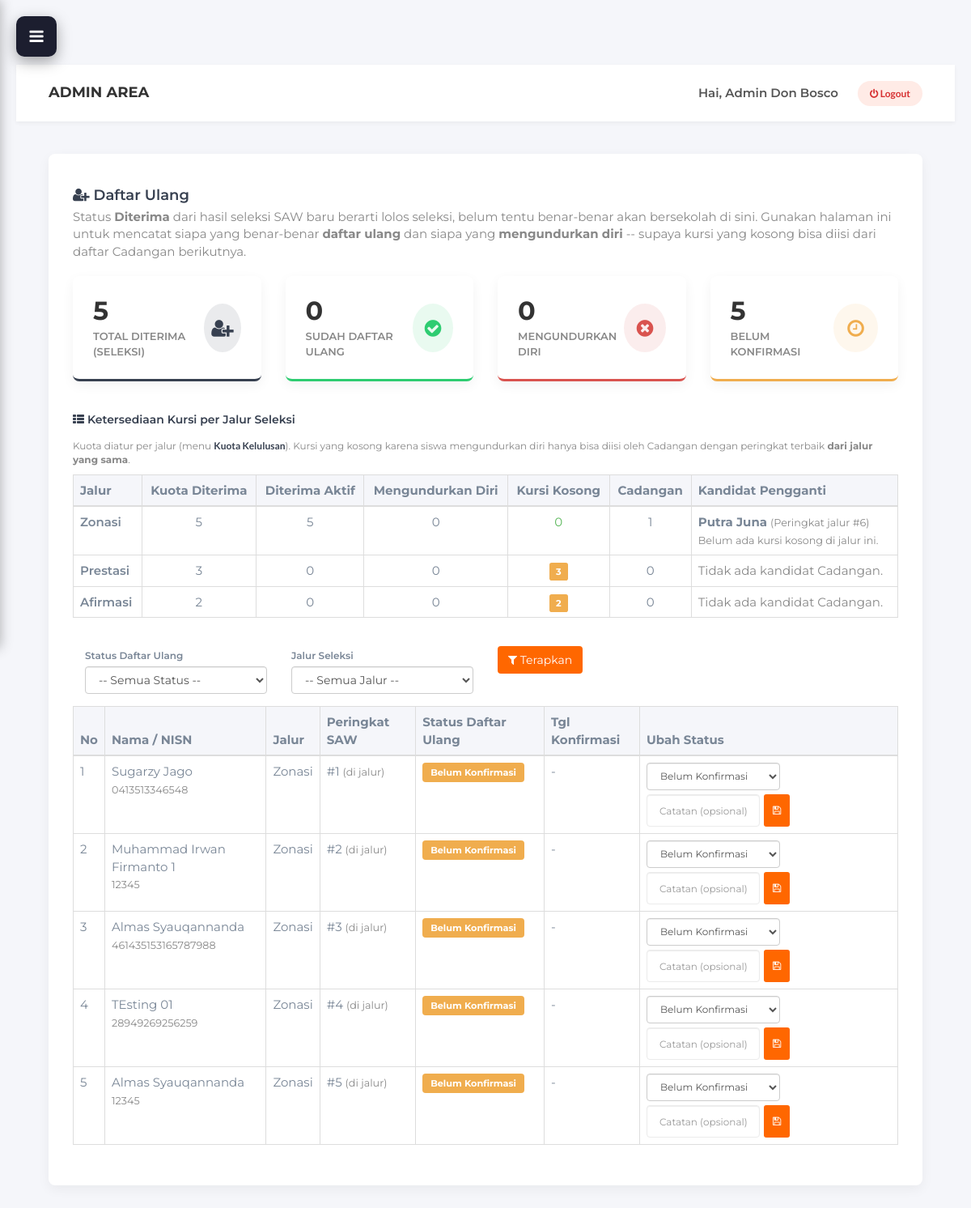
/admin/daftar_ulang.php (signed in), run on the app's committed database.
### tables this page shows
CREATE TABLE `nilai_tesmasuk` (
  `id_nilai_tes` int NOT NULL AUTO_INCREMENT,
  `id_pendaftar` int NOT NULL,
  `nilai_raport` float DEFAULT '0',
  `nilai_tes` float DEFAULT '0',
  `nilai_prestasi` float DEFAULT '0',
  `jarak_rumah` float DEFAULT '0',
  `nilai_akhir_saw` float DEFAULT NULL,
  `peringkat` int DEFAULT NULL,
  `peringkat_jalur` int DEFAULT NULL,
  `created_at` timestamp NOT NULL DEFAULT CURRENT_TIMESTAMP,
  PRIMARY KEY (`id_nilai_tes`),
  KEY `fk_nilai_pendaftar` (`id_pendaftar`),
  CONSTRAINT `fk_nilai_pendaftar` FOREIGN KEY (`id_pendaftar`) REFERENCES `pendaftar_ppdb` (`id_pendaftar`) ON DELETE CASCADE ON UPDATE CASCADE
);

CREATE TABLE `pendaftar_ppdb` (
  `id_pendaftar` int NOT NULL AUTO_INCREMENT,
  `no_registrasi` varchar(20) DEFAULT NULL,
  `nisn` varchar(20) NOT NULL,
  `nama_lengkap` varchar(100) NOT NULL,
  `tempat_lahir` varchar(50) NOT NULL,
  `tanggal_lahir` date NOT NULL,
  `jenis_kelamin` enum('Laki-Laki','Perempuan') NOT NULL,
  `agama` varchar(20) NOT NULL,
  `alamat_lengkap` text NOT NULL,
  `no_hp_siswa` varchar(20) NOT NULL,
  `email_siswa` varchar(100) NOT NULL,
  `no_kk` varchar(20) NOT NULL,
  `nik` varchar(20) NOT NULL,
  `no_akte_lahir` varchar(50) NOT NULL,
  `npsn_smp` varchar(20) NOT NULL,
  `nama_sekolah_asal` varchar(100) NOT NULL,
  `provinsi_smp` varchar(50) NOT NULL,
  `kabupaten_smp` varchar(50) NOT NULL,
  `kecamatan_smp` varchar(50) NOT NULL,
  `foto_siswa` varchar(255) DEFAULT NULL,
  `tanggal_daftar` datetime DEFAULT CURRENT_TIMESTAMP,
  `status_seleksi` enum('Menunggu','Diterima','Ditolak','Cadangan') DEFAULT 'Menunggu',
  `status_daftar_ulang` enum('Belum Konfirmasi','Daftar Ulang','Mengundurkan Diri') NOT NULL DEFAULT 'Belum Konfirmasi',
  `tanggal_daftar_ulang` datetime DEFAULT NULL,
  `catatan_daftar_ulang` varchar(255) DEFAULT NULL,
  `status_email_notifikasi` enum('Belum Terkirim','Terkirim','Gagal') NOT NULL DEFAULT 'Belum Terkirim',
  `status_seleksi_saat_email` enum('Menunggu','Diterima','Ditolak','Cadangan') DEFAULT NULL,
  `email_terkirim_at` datetime DEFAULT NULL,
  `jalur_seleksi` enum('Prestasi','Zonasi','Afirmasi') NOT NULL DEFAULT 'Zonasi',
  `id_gelombang` int DEFAULT NULL,
  PRIMARY KEY (`id_pendaftar`),
  KEY `fk_pendaftar_gelombang` (`id_gelombang`),
  CONSTRAINT `fk_pendaftar_gelombang` FOREIGN KEY (`id_gelombang`) REFERENCES `gelombang_ppdb` (`id_gelombang`) ON DELETE SET NULL ON UPDATE CASCADE
);

### views/admin/daftar_ulang.php (the view, shortened to what the rows shown need)
<div class="card-box">
    <div style="overflow-x:auto;">
    <table class="table table-bordered" style="background:#fff;">
        <thead style="background:#f5f6fa;">
            <tr>
                <th>Jalur</th>
                <th class="text-center">Kuota Diterima</th>
                <th class="text-center">Diterima Aktif</th>
                <th class="text-center">Mengundurkan Diri</th>
                <th class="text-center">Kursi Kosong</th>
                <th class="text-center">Cadangan</th>
                <th>Kandidat Pengganti</th>
            </tr>
        </thead>
        <tbody>
            <?php foreach ($kursi_per_jalur as $jalur => $k): $kandidat = $k['kandidat']; ?>
            <tr>
                <td style="font-weight:600;"><?php echo htmlspecialchars($jalur); ?></td>
                <td class="text-center"><?php echo $k['kuota_diterima']; ?></td>
                <td class="text-center"><?php echo $k['diterima_aktif']; ?></td>
                <td class="text-center"><?php echo $k['mundur']; ?></td>
                <td class="text-center">
                    <?php if ($k['kursi_kosong'] > 0): ?>
                        <span class="label label-warning" style="padding:4px 8px;"><?php echo $k['kursi_kosong']; ?></span>
                    <?php else: ?>
                        <span style="color:#5cb85c;">0</span>
                    <?php endif; ?>
                </td>
                <td class="text-center"><?php echo $k['cadangan']; ?></td>
                <td>
                    <?php if ($kandidat): ?>
                        <b><?php echo htmlspecialchars($kandidat['nama_lengkap']); ?></b>
                        <small style="color:#888;">(Peringkat jalur #<?php echo $kandidat['peringkat_jalur'] ?? '-'; ?>)</small>
                        <?php if ($k['kursi_kosong'] > 0): ?>
                        <form action="daftar_ulang.php?aksi=promosi" method="POST" style="display:inline-block; margin-left:5px;"
                              onsubmit="return confirm('Promosikan <?php echo htmlspecialchars(addslashes($kandidat['nama_lengkap'])); ?> dari Cadangan menjadi Diterima di jalur <?php echo htmlspecialchars($jalur); ?>?');">
                            <input type="hidden" name="id_pendaftar" value="<?php echo $kandidat['id_pendaftar']; ?>">
                            <button type="submit" class="btn btn-orange btn-sm"><i class="fa fa-arrow-up"></i> Promosikan</button>
                        </form>
                        <?php else: ?>
                            <br><small style="color:#888;">Belum ada kursi kosong di jalur ini.</small>
                        <?php endif; ?>
                    <?php else: ?>
                        <span style="color:#888;">Tidak ada kandidat Cadangan.</span>
                    <?php endif; ?>
                </td>
            </tr>
            <?php endforeach; ?>
        </tbody>
    </table>
    </div>
    <div style="overflow-x:auto;">
    <table class="table table-bordered" style="background:#fff;">
        <thead style="background:#f5f6fa;">
            <tr>
                <th>No</th>
                <th>Nama / NISN</th>
                <th>Jalur</th>
                <th>Peringkat SAW</th>
                <th>Status Daftar Ulang</th>
                <th>Tgl Konfirmasi</th>
                <th style="min-width: 260px;">Ubah Status</th>
            </tr>
        </thead>
        <tbody>
            <?php $no = 1; if (count($daftar) > 0) { foreach ($daftar as $d):
                $badge = 'warning'; $bg = '#f0ad4e';
            ?>
            <tr>
                <td><?php echo $no++; ?></td>
                <td><?php echo htmlspecialchars($d['nama_lengkap']); ?><br><small style="color:#888;"><?php echo htmlspecialchars($d['nisn']); ?></small></td>
                <td><?php echo htmlspecialchars($d['jalur_seleksi']); ?></td>
                <td>#<?php echo $d['peringkat_jalur'] ?? '-'; ?> <small style="color:#888;">(di jalur)</small></td>
                <td>
                    <span class="label label-<?php echo $badge; ?>" style="padding:5px 10px; border-radius:4px; color:#fff; background-color:<?php echo $bg; ?>;">
                        <?php echo htmlspecialchars($d['status_daftar_ulang']); ?>
                    </span>
                </td>
                <td><?php echo $d['tanggal_daftar_ulang'] ? date('d/m/Y H:i', strtotime($d['tanggal_daftar_ulang'])) : '-'; ?></td>
                <td>
                    <form action="daftar_ulang.php?aksi=update" method="POST" style="display:flex; gap:5px; flex-wrap:wrap;">
                        <select name="status_daftar_ulang" class="form-control" style="width:auto; font-size:12px;">
                            <option value="Belum Konfirmasi" <?php echo ($d['status_daftar_ulang'] === 'Belum Konfirmasi') ? 'selected' : ''; ?>>Belum Konfirmasi</option>
                        </select>
                        <input type="text" name="catatan_daftar_ulang" class="form-control" placeholder="Catatan (opsional)" style="width:140px; font-size:12px;" value="<?php echo htmlspecialchars($d['catatan_daftar_ulang'] ?? ''); ?>">
                        <button type="submit" class="btn btn-orange btn-sm"><i class="fa fa-save"></i></button>
                    </form>
                </td>
            </tr>
            <?php endforeach; } else { echo '<tr><td colspan="7" style="padding:20px; text-align:center;">Belum ada pendaftar berstatus Diterima untuk filter ini.</td></tr>'; } ?>
        </tbody>
    </table>
    </div>
</div>

### data on the page
nilai_tesmasuk: id_pendaftar.nama_lengkap "Putra Juna", peringkat_jalur "6"
nilai_tesmasuk: id_pendaftar.nama_lengkap "Sugarzy Jago", id_pendaftar.nisn "0413513346548", id_pendaftar.jalur_seleksi "Zonasi", peringkat_jalur "1", id_pendaftar.status_daftar_ulang "Belum Konfirmasi"
nilai_tesmasuk: id_pendaftar.nama_lengkap "Muhammad Irwan Firmanto 1", id_pendaftar.nisn "12345", id_pendaftar.jalur_seleksi "Zonasi", peringkat_jalur "2", id_pendaftar.status_daftar_ulang "Belum Konfirmasi"
nilai_tesmasuk: id_pendaftar.nama_lengkap "Almas Syauqannanda", id_pendaftar.nisn "461435153165787988", id_pendaftar.jalur_seleksi "Zonasi", peringkat_jalur "3", id_pendaftar.status_daftar_ulang "Belum Konfirmasi"
nilai_tesmasuk: id_pendaftar.nama_lengkap "TEsting 01", id_pendaftar.nisn "28949269256259", id_pendaftar.jalur_seleksi "Zonasi", peringkat_jalur "4", id_pendaftar.status_daftar_ulang "Belum Konfirmasi"
nilai_tesmasuk: id_pendaftar.nama_lengkap "Almas Syauqannanda", id_pendaftar.nisn "12345", id_pendaftar.jalur_seleksi "Zonasi", peringkat_jalur "5", id_pendaftar.status_daftar_ulang "Belum Konfirmasi"

### other printed values
$_SESSION['admin_nama'] "Admin Don Bosco"
$ringkasan['Total Diterima'] "5"
$ringkasan['Daftar Ulang'] "0"
$ringkasan['Mengundurkan Diri'] "0"
$ringkasan['Belum Konfirmasi'] "5"
$jalur "Zonasi"
$k['kuota_diterima'] "5"
$k['diterima_aktif'] "5"
$k['mundur'] "0"
$k['cadangan'] "1"
$jalur "Prestasi"
$k['kuota_diterima'] "3"
$k['diterima_aktif'] "0"
$k['kursi_kosong'] "3"
$k['cadangan'] "0"
